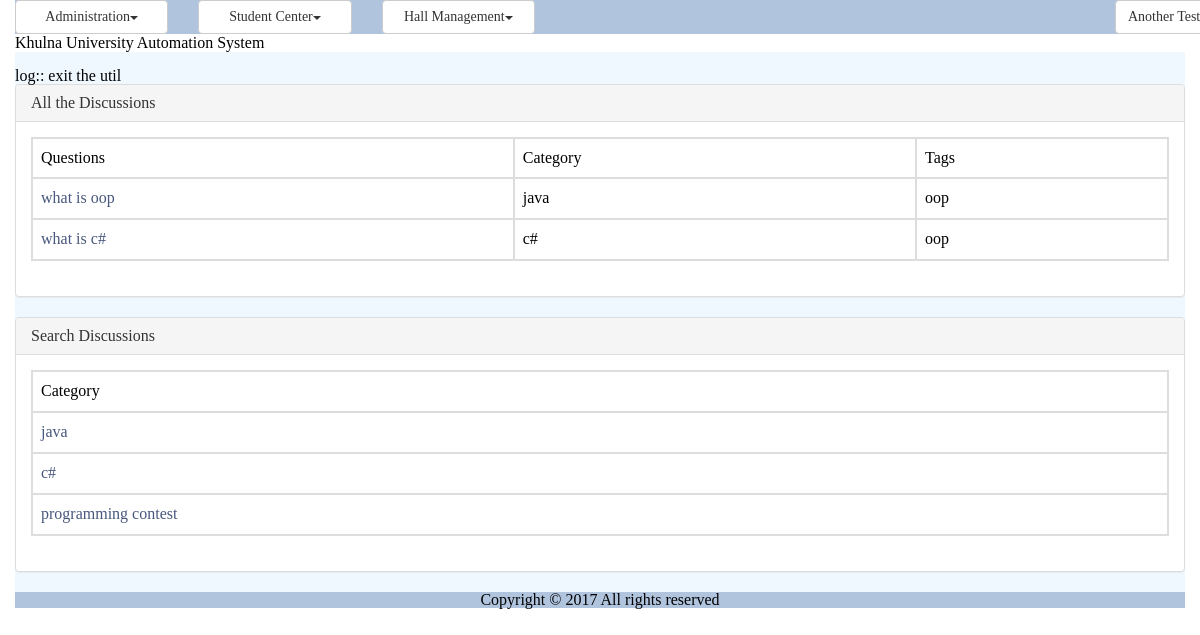
The app's page /discussion_list.php (signed in) with its own data.
### tables this page shows
CREATE TABLE `tbl_discussion` (
  `ID` varchar(40) NOT NULL,
  `Title` varchar(150) NOT NULL,
  `CategoryID` varchar(40) NOT NULL,
  `Description` varchar(300) NOT NULL,
  `Tag` varchar(200) NOT NULL,
  `CreationDate` datetime NOT NULL,
  `CreatorID` varchar(40) NOT NULL
);

CREATE TABLE `tbl_discussion_category` (
  `ID` varchar(40) NOT NULL,
  `Name` varchar(40) NOT NULL
);

### modules/forum/ui/blade/view.discussion.blade.php (called while the page is built, shortened)
<?php
include_once UTILITY.'class.util.php';
include_once MODULES_FORUM.'bao/class.discussionbao.php';
include_once MODULES_FORUM.'bao/class.discussionCategorybao.php';
$_DiscussionBAO = new DiscussionBAO();
$_DiscussionCategoryBAO = new DiscussionCategoryBAO();
?>

### modules/forum/bao/class.discussionbao.php (called while the page is built, shortened)
<?php
include_once UTILITY.'class.util.php';
include_once MODULES_FORUM.'dao/class.discussiondao.php';
Class DiscussionBAO{
	private $_DiscussionDAO;
	public function __construct(){
		$this->_DiscussionDAO = new DiscussionDAO();
	}
	public function getAllDiscussions(){
		$Result = $this->_DiscussionDAO->getAllDiscussions();
		return $Result;
	}
	public function getNameFromCatagoryID($Discussion){
		$Result = $this->_DiscussionDAO->getNameFromCatagoryID($Discussion);
		return $Result;
	}
}
?>

### modules/forum/dao/class.discussiondao.php (called while the page is built, shortened)
<?php
include_once COMMON.'class.common.php';
include_once COMMON.'class.common.forum.php';
include_once UTILITY.'class.util.php';
include_once 'class.discussionCategorydao.php';
Class DiscussionDAO{
	private $_DB;
	public function __construct(){
		$this->_DB = DBUtil::getInstance();
	}
	public function getAllDiscussions(){
		$DiscussionList = array();
		$this->_DB->doQuery("SELECT * FROM tbl_discussion");
		$rows = $this->_DB->getAllRows();
		for($i = 0; $i < sizeof($rows); $i++) {
			$row = $rows[$i];
			$this->_Discussion = new Discussion();
		    $this->_Discussion->setID ( $row['ID']);
		    $this->_Discussion->setName( $row['Title'] );
		    $this->_Discussion->setCategory( $row['CategoryID'] );
		    $this->_Discussion->setDescription( $row['Description'] );
		    $this->_Discussion->setTag( $row['Tag'] );
		    $this->_Discussion->setCreationDate( $row['CreationDate'] );
		    $this->_Discussion->setCreator( $row['CreatorID'] );
		    $DiscussionList[]=$this->_Discussion;
		}
		$Result = new Result();
		$Result->setIsSuccess(1);
		$Result->setResultObject($DiscussionList);
		return $Result;
	}
	public function getNameFromCatagoryID($CatagoryID){
		$SQL = "SELECT * FROM tbl_discussion_category
				WHERE ID='".$CatagoryID."'";
		$SQL = $this->_DB->doQuery($SQL);
		$row = $this->_DB->getTopRow();
		$this->_DiscussionCategory = new DiscussionCategory();
		$this->_DiscussionCategory->setID ( $row['ID']);
		$this->_DiscussionCategory->setName( $row['Name'] );
	 	$Result = new Result();
		$Result->setIsSuccess(1);
		$Result->setResultObject($this->_DiscussionCategory);
		return $Result;
	}
}
?>

### common/class.common.php (called while the page is built, shortened)
<?php
class Result{
    private $_IsSuccess=0;
    private $_ResultObject;
    public function setIsSuccess($IsSuccess){
        $this->_IsSuccess = $IsSuccess;
    }
    public function getIsSuccess(){
        return $this->_IsSuccess;
    }
    public function setResultObject($ResultObject){
        $this->_ResultObject = $ResultObject;
    }
    public function getResultObject(){
        return $this->_ResultObject;
    }
}
?>

### common/class.common.forum.php (called while the page is built, shortened)
<?php
class DiscussionCategory{
    private $_ID;
    private $_name;
    public function setID ( $ID ) {
        $this->_ID = $ID;
    }
    public function getID () {
        return $this->_ID;
    }
    public function setName ($Name){
        $this->_name = $Name;
    }
    public function getName(){
        return $this->_name;
    }
}
class Discussion{
    private $_ID;
    private $_Name;
    private $_Category;
    private $_Tag;
    public function setID ( $ID ) {
        $this->_ID = $ID;
    }
    public function getID () {
        return $this->_ID;
    }
    public function setName ( $Name ) {
        $this->_Name = $Name;
    }
    public function getName () {
        return $this->_Name;
    }
    public function setCategory ( $Category ) {
        $this->_Category = $Category;
    }
    public function getCategory () {
        return $this->_Category;
    }
    public function setTag( $Tag ) {
        $this->_Tag = $Tag;
    }
    public function getTag() {
        return $this->_Tag;
    }
}
?>

### modules/forum/bao/class.discussionCategorybao.php (called while the page is built, shortened)
<?php
include_once UTILITY.'class.util.php';
include_once MODULES_FORUM.'dao/class.discussionCategorydao.php';
Class DiscussionCategoryBAO{
	private $_DiscussionCategoryDAO;
	public function __construct(){
		$this->_DiscussionCategoryDAO = new DiscussionCategoryDAO();
	}
	public function getAllDiscussionCategorys(){
		$Result = $this->_DiscussionCategoryDAO->getAllDiscussionCategorys();
		return $Result;
	}
}
?>

### modules/forum/dao/class.discussionCategorydao.php (called while the page is built, shortened)
<?php
include_once COMMON.'class.common.php';
include_once COMMON.'class.common.forum.php';
include_once UTILITY.'class.util.php';
Class DiscussionCategoryDAO{
	private $_DB;
	public function __construct(){
		$this->_DB = DBUtil::getInstance();
	}
	public function getAllDiscussionCategorys(){
		$DiscussionCategoryList = array();
		$this->_DB->doQuery("SELECT * FROM tbl_discussion_category");
		$rows = $this->_DB->getAllRows();
		for($i = 0; $i < sizeof($rows); $i++) {
			$row = $rows[$i];
			$this->_DiscussionCategory = new DiscussionCategory();
		    $this->_DiscussionCategory->setID ( $row['ID']);
		    $this->_DiscussionCategory->setName( $row['Name'] );
		    $DiscussionCategoryList[]=$this->_DiscussionCategory;
		}
		$Result = new Result();
		$Result->setIsSuccess(1);
		$Result->setResultObject($DiscussionCategoryList);
		return $Result;
	}
}
?>

### modules/forum/ui/view.discussionList.php (the view)
<?php
include_once 'blade/view.discussion.blade.php';
include_once COMMON.'class.common.php';
?>
<div class="panel panel-default">
    <div class="panel-heading">All the Discussions</div>
    <div class="panel-body">
	<table class="table table-bordered">
	<?php
	$Result = $_DiscussionBAO->getAllDiscussions();
	if($Result->getIsSuccess()){
		$DiscussionList = $Result->getResultObject();
	?>
		<tr>
			<th>Questions</th>
			<th>Category</th>
			<th>Tags</th>
		</tr>
		<?php
		for($i = 0; $i < sizeof($DiscussionList); $i++) {
			$Discussion = $DiscussionList[$i];
			?>
		    <tr>
		    <td><a href="discussion_comment.php?view=<?php echo $Discussion->getID(); ?>" onclick="return ; " >
		    <?php echo $Discussion->getName(); ?></a></td>
			    <td><?php $id = $Discussion->getCategory();
			    	$Result2 = $_DiscussionBAO->getNameFromCatagoryID($id);
			    	if ($Result2->getIsSuccess()) {
			    		$DiscussionCategory = $Result2->getResultObject();
			    		echo $DiscussionCategory->getName();
			    	}
			    	 ?></td>
			    <td><?php echo $Discussion->getTag(); ?></td>
		    </tr>
	    <?php
		}
	}
	else{
		echo $Result->getResultObject();
	}
	?>
	</table>
</div>
</div>
<div class="panel panel-default">
    <div class="panel-heading">Search Discussions</div>
    <div class="panel-body">
		<table class="table table-bordered">
			<tr><th>Category</th></tr>
			<tr><?php
				$Result = $_DiscussionCategoryBAO->getAllDiscussionCategorys();
				if($Result->getIsSuccess())
				{
					$DiscussionCategorys = $Result->getResultObject();
			        for ($i=0; $i < sizeof($DiscussionCategorys); $i++)
					{
						$DiscussionCategory = $DiscussionCategorys[$i];?>
						<tr><td><a href="search_discussion.php?Category=<?php echo $DiscussionCategory->getID(); ?>" onclick="return; "> <?php echo $DiscussionCategory->getName() ?> </a></td></tr>
					<?php
					}
				}
				?>
			</tr>
		</table>
	</div>
</div>

### resources/css/style.css (style rules this page uses)
table,td { border:solid #e9e9e9 1px; }
body { font-family: Verdana; font-size: 12px; color: #444; }
a { color: #48577D; text-decoration: none; }

### records on screen
tbl_discussion: Title "what is oop", tbl_discussion_category.Name "java", Tag "oop"
tbl_discussion: Title "what is c#", tbl_discussion_category.Name "c#", Tag "oop"
tbl_discussion_category: Name "java"
tbl_discussion_category: Name "c#"
tbl_discussion_category: Name "programming contest"

### other values on screen
$globalMenu[$i]->getTitle() "Administration Student Center Hall Management"
$CurrentUser->getFirstName() "Another"
$CurrentUser->getLastName() "Test…"
